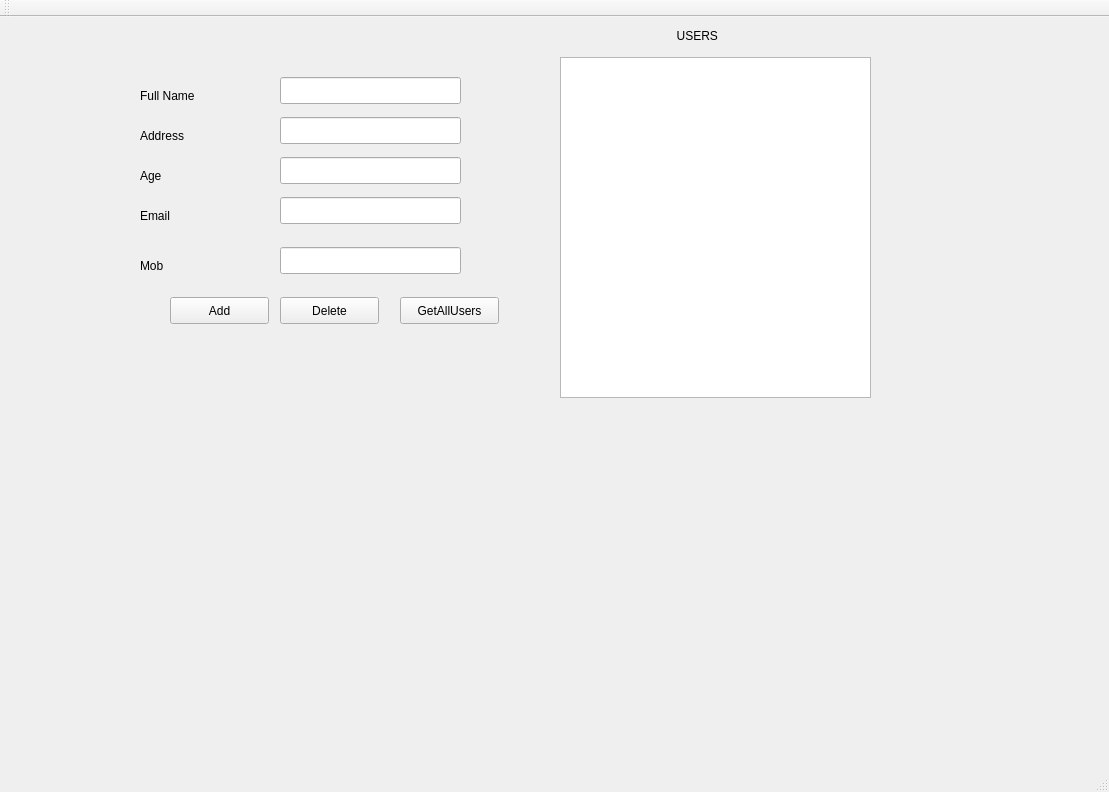
<?xml version="1.0" encoding="UTF-8"?>
<ui version="4.0">
 <class>MainWindow</class>
 <widget class="QMainWindow" name="MainWindow">
  <property name="geometry">
   <rect>
    <x>0</x>
    <y>0</y>
    <width>1109</width>
    <height>792</height>
   </rect>
  </property>
  <property name="windowTitle">
   <string>MainWindow</string>
  </property>
  <widget class="QWidget" name="centralWidget">
   <widget class="QListWidget" name="listWidget">
    <property name="geometry">
     <rect>
      <x>560</x>
      <y>40</y>
      <width>311</width>
      <height>341</height>
     </rect>
    </property>
   </widget>
   <widget class="QLineEdit" name="nameEdit">
    <property name="geometry">
     <rect>
      <x>280</x>
      <y>60</y>
      <width>181</width>
      <height>27</height>
     </rect>
    </property>
   </widget>
   <widget class="QLineEdit" name="ageEdit">
    <property name="geometry">
     <rect>
      <x>280</x>
      <y>140</y>
      <width>181</width>
      <height>27</height>
     </rect>
    </property>
   </widget>
   <widget class="QLineEdit" name="addressEdit">
    <property name="geometry">
     <rect>
      <x>280</x>
      <y>100</y>
      <width>181</width>
      <height>27</height>
     </rect>
    </property>
   </widget>
   <widget class="QLineEdit" name="emailEdit">
    <property name="geometry">
     <rect>
      <x>280</x>
      <y>180</y>
      <width>181</width>
      <height>27</height>
     </rect>
    </property>
   </widget>
   <widget class="QLineEdit" name="mobEdit">
    <property name="geometry">
     <rect>
      <x>280</x>
      <y>230</y>
      <width>181</width>
      <height>27</height>
     </rect>
    </property>
   </widget>
   <widget class="QLabel" name="label">
    <property name="geometry">
     <rect>
      <x>140</x>
      <y>70</y>
      <width>67</width>
      <height>17</height>
     </rect>
    </property>
    <property name="text">
     <string>Full Name</string>
    </property>
   </widget>
   <widget class="QLabel" name="label_2">
    <property name="geometry">
     <rect>
      <x>140</x>
      <y>110</y>
      <width>67</width>
      <height>17</height>
     </rect>
    </property>
    <property name="text">
     <string>Address</string>
    </property>
   </widget>
   <widget class="QLabel" name="label_3">
    <property name="geometry">
     <rect>
      <x>140</x>
      <y>150</y>
      <width>67</width>
      <height>17</height>
     </rect>
    </property>
    <property name="text">
     <string>Age</string>
    </property>
   </widget>
   <widget class="QLabel" name="label_4">
    <property name="geometry">
     <rect>
      <x>140</x>
      <y>190</y>
      <width>41</width>
      <height>17</height>
     </rect>
    </property>
    <property name="text">
     <string>Email</string>
    </property>
   </widget>
   <widget class="QLabel" name="label_5">
    <property name="geometry">
     <rect>
      <x>140</x>
      <y>240</y>
      <width>41</width>
      <height>17</height>
     </rect>
    </property>
    <property name="text">
     <string>Mob</string>
    </property>
   </widget>
   <widget class="QLabel" name="label_6">
    <property name="geometry">
     <rect>
      <x>630</x>
      <y>10</y>
      <width>151</width>
      <height>17</height>
     </rect>
    </property>
    <property name="text">
     <string>              USERS</string>
    </property>
   </widget>
   <widget class="QPushButton" name="addB">
    <property name="geometry">
     <rect>
      <x>170</x>
      <y>280</y>
      <width>99</width>
      <height>27</height>
     </rect>
    </property>
    <property name="text">
     <string>Add</string>
    </property>
   </widget>
   <widget class="QPushButton" name="getAllUsersB">
    <property name="geometry">
     <rect>
      <x>400</x>
      <y>280</y>
      <width>99</width>
      <height>27</height>
     </rect>
    </property>
    <property name="text">
     <string>GetAllUsers</string>
    </property>
   </widget>
   <widget class="QPushButton" name="deleteB">
    <property name="geometry">
     <rect>
      <x>280</x>
      <y>280</y>
      <width>99</width>
      <height>27</height>
     </rect>
    </property>
    <property name="text">
     <string>Delete</string>
    </property>
   </widget>
  </widget>
  <widget class="QMenuBar" name="menuBar">
   <property name="geometry">
    <rect>
     <x>0</x>
     <y>0</y>
     <width>1109</width>
     <height>25</height>
    </rect>
   </property>
  </widget>
  <widget class="QToolBar" name="mainToolBar">
   <attribute name="toolBarArea">
    <enum>TopToolBarArea</enum>
   </attribute>
   <attribute name="toolBarBreak">
    <bool>false</bool>
   </attribute>
  </widget>
  <widget class="QStatusBar" name="statusBar"/>
 </widget>
 <layoutdefault spacing="6" margin="11"/>
 <resources/>
 <connections/>
</ui>
